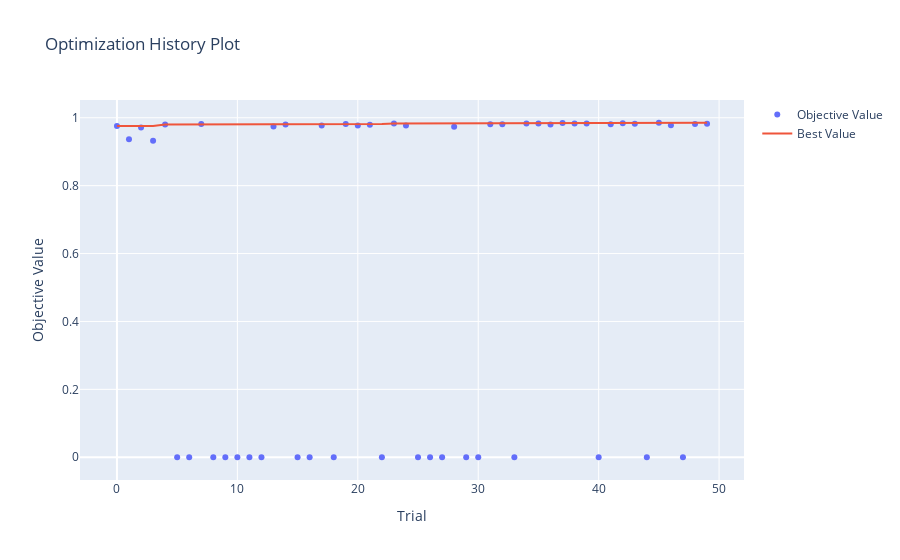
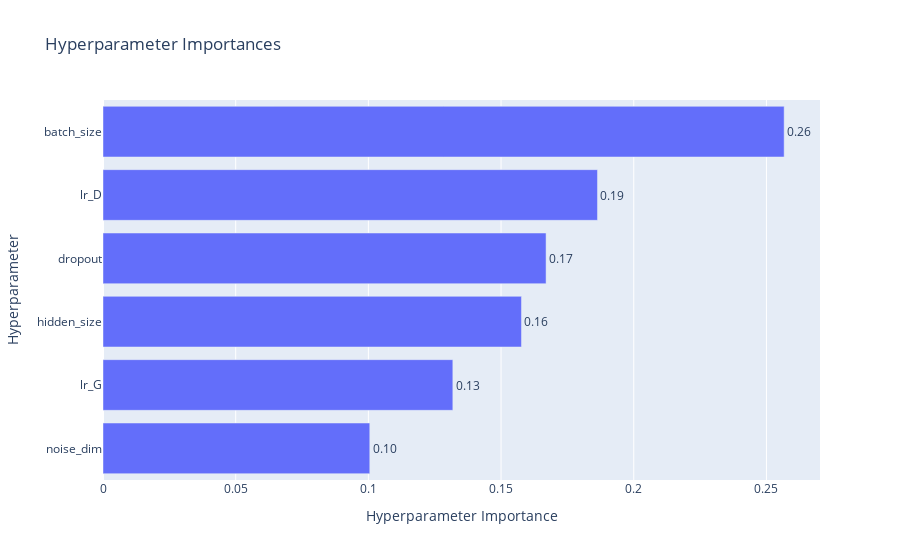

Notebook code for these charts, in order:
### Markdown cell above
##### Results Analysis

### Code cell
# Optional: Plot optimization history
try:
    import plotly
    optuna.visualization.plot_optimization_history(study).show()
    optuna.visualization.plot_param_importances(study).show()
except ImportError:
    print("Install plotly for visualization: pip install plotly")

### Figure 1 — Plotly figure (JSON) as saved in the notebook; plotly's stock layout.template omitted (floating-point values rounded to 4 significant figures)
{"data": [{"mode": "markers", "name": "Objective Value", "type": "scatter", "x": [0, 1, 2, 3, 4, 5, 6, 7, 8, 9, 10, 11, 12, 13, 14, 15, 16, 17, 18, 19, 20, 21, 22, 23, 24, 25, 26, 27, 28, 29, 30, 31, 32, 33, 34, 35, 36, 37, 38, 39, 40, 41, 42, 43, 44, 45, 46, 47, 48, 49], "y": [0.9755, 0.9367, 0.9717, 0.9323, 0.9801, 0, 0, 0.9815, 0, 0, 0, 0, 0, 0.974, 0.98, 0, 0, 0.9769, 0, 0.9818, 0.9773, 0.9797, 0, 0.9833, 0.977, 0, 0, 0, 0.9737, 0, 0, 0.9811, 0.9808, 0, 0.9828, 0.9834, 0.9805, 0.9844, 0.9833, 0.9831, 0, 0.9809, 0.9839, 0.9823, 0, 0.9853, 0.9778, 0, 0.9819, 0.9826]}, {"mode": "lines", "name": "Best Value", "type": "scatter", "x": [0, 1, 2, 3, 4, 5, 6, 7, 8, 9, 10, 11, 12, 13, 14, 15, 16, 17, 18, 19, 20, 21, 22, 23, 24, 25, 26, 27, 28, 29, 30, 31, 32, 33, 34, 35, 36, 37, 38, 39, 40, 41, 42, 43, 44, 45, 46, 47, 48, 49], "y": [0.9755, 0.9755, 0.9755, 0.9755, 0.9801, 0.9801, 0.9801, 0.9815, 0.9815, 0.9815, 0.9815, 0.9815, 0.9815, 0.9815, 0.9815, 0.9815, 0.9815, 0.9815, 0.9815, 0.9818, 0.9818, 0.9818, 0.9818, 0.9833, 0.9833, 0.9833, 0.9833, 0.9833, 0.9833, 0.9833, 0.9833, 0.9833, 0.9833, 0.9833, 0.9833, 0.9834, 0.9834, 0.9844, 0.9844, 0.9844, 0.9844, 0.9844, 0.9844, 0.9844, 0.9844, 0.9853, 0.9853, 0.9853, 0.9853, 0.9853]}, {"marker": {"color": "#cccccc"}, "mode": "markers", "name": "Infeasible Trial", "showlegend": false, "type": "scatter", "x": [], "y": []}], "layout": {"title": {"text": "Optimization History Plot"}, "xaxis": {"title": {"text": "Trial"}}, "yaxis": {"title": {"text": "Objective Value"}}}}

### Figure 2 — Plotly figure (JSON) as saved in the notebook; plotly's stock layout.template omitted (floating-point values rounded to 4 significant figures)
{"data": [{"cliponaxis": false, "hovertemplate": ["noise_dim (IntDistribution): 0.10052759662706155<extra></extra>", "lr_G (FloatDistribution): 0.1318265007300851<extra></extra>", "hidden_size (IntDistribution): 0.15768591273552127<extra></extra>", "dropout (FloatDistribution): 0.16695808723709715<extra></extra>", "lr_D (FloatDistribution): 0.1863286732129172<extra></extra>", "batch_size (IntDistribution): 0.25667322945731796<extra></extra>"], "name": "Objective Value", "orientation": "h", "text": ["0.10", "0.13", "0.16", "0.17", "0.19", "0.26"], "textposition": "outside", "type": "bar", "x": [0.1005, 0.1318, 0.1577, 0.167, 0.1863, 0.2567], "y": ["noise_dim", "lr_G", "hidden_size", "dropout", "lr_D", "batch_size"]}], "layout": {"title": {"text": "Hyperparameter Importances"}, "xaxis": {"title": {"text": "Hyperparameter Importance"}}, "yaxis": {"title": {"text": "Hyperparameter"}}}}
